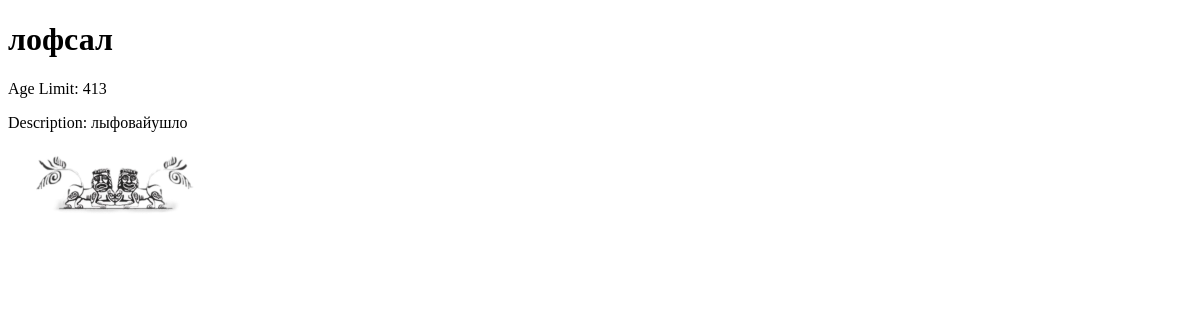
Before: /performances/2/ with the older database file.
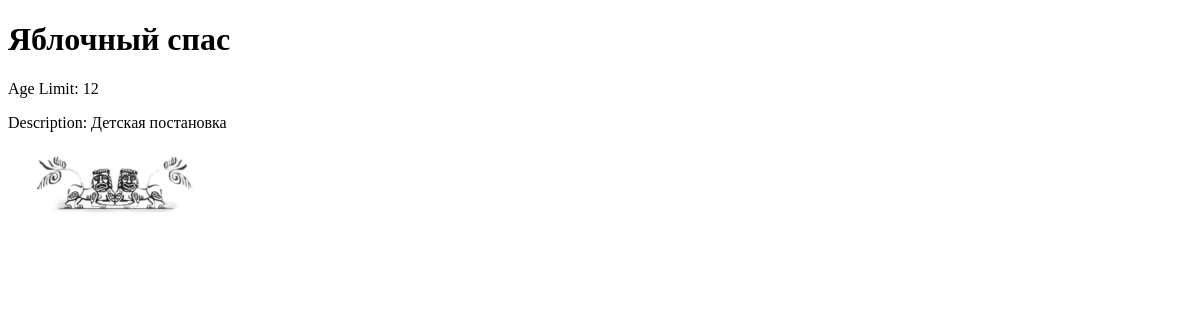
After: the same page with the newer database file.
### main/models.py (models this page shows, shortened)
class Performance(models.Model):
    title = models.CharField(max_length=100)
    age_limit = models.IntegerField(default=0)
    description = models.TextField()
    photo = models.ImageField(upload_to='performances_photos/', default='performances_photos/default.jpg')
    category = models.ForeignKey(Category, on_delete=models.CASCADE, to_field='name')  # Указываем поле 'name' для представления объекта категории

### main/views.py (the view)
# urls.py: path('performances/<int:pk>/', views.performance_detail, name='performance_detail'),
def performance_detail(request, pk):
    performance = get_object_or_404(Performance, pk=pk)
    return render(request, 'performance_detail.html', {'performance': performance})

### templates/performance_detail.html (shortened to what this page needs)
<!DOCTYPE html>
<html>
<head>
</head>
<body>
    <h1>{{ performance.title }}</h1>
    <p>Age Limit: {{ performance.age_limit }}</p>
    <p>Description: {{ performance.description }}</p>
    <img src="{{ performance.photo.url }}" alt="Performance Photo">
</body>
</html>

Changed rows visible on the page:
changed Performance: title "лофсал" → "Яблочный спас"; age_limit "413" → "12"; description "лыфовайушло" → "Детская постановка"
